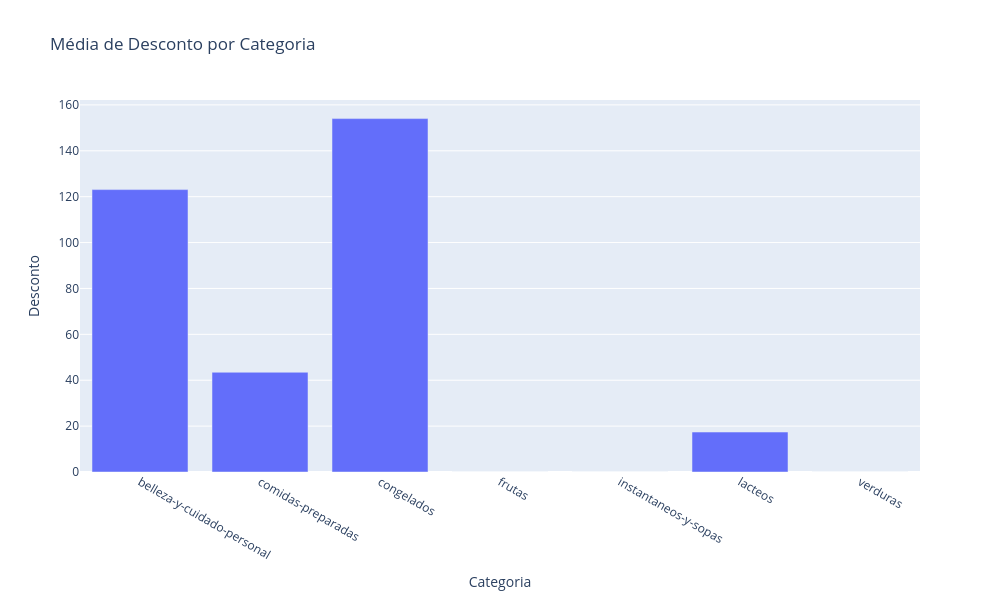

Here is the notebook cell this chart was saved with:
### Markdown cell above
# 4 - Plote um gráfico de barras onde temos a média de descontos por categoria.

### Code cell
media_desconto = df.groupby('Categoria')['Desconto'].mean().reset_index()

fig = px.bar(media_desconto, x='Categoria', y='Desconto', title='Média de Desconto por Categoria')
fig.update_layout(
    width=1000, 
    height=600 
)

fig.show()

### Figure 1 — Plotly figure (JSON) as saved in the notebook; plotly's stock layout.template omitted (floating-point values rounded to 4 significant figures)
{"data": [{"alignmentgroup": "True", "hovertemplate": "Categoria=%{x}<br>Desconto=%{y}<extra></extra>", "legendgroup": "", "marker": {"color": "#636efa", "pattern": {"shape": ""}}, "name": "", "offsetgroup": "", "orientation": "v", "showlegend": false, "textposition": "auto", "type": "bar", "x": ["belleza-y-cuidado-personal", "comidas-preparadas", "congelados", "frutas", "instantaneos-y-sopas", "lacteos", "verduras"], "xaxis": "x", "y": [123.1, 43.48, 154.0, 0, 0, 17.41, 0], "yaxis": "y"}], "layout": {"barmode": "relative", "height": 600, "legend": {"tracegroupgap": 0}, "title": {"text": "Média de Desconto por Categoria"}, "width": 1000, "xaxis": {"anchor": "y", "autorange": true, "domain": [0, 1], "range": [-0.5, 6.5], "title": {"text": "Categoria"}, "type": "category"}, "yaxis": {"anchor": "x", "autorange": true, "domain": [0, 1], "range": [0, 162.1], "title": {"text": "Desconto"}, "type": "linear"}}}
